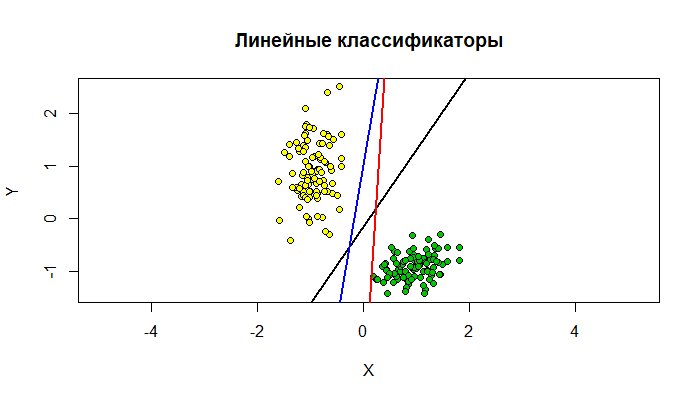

The R source for this figure:
## Нормализация обучающей выборки
trainingSampleNormalization <- function(xl)
{
  n <- dim(xl)[2] - 1
  for(i in 1:n)
  {
    xl[, i] <- (xl[, i] - mean(xl[, i])) / sd(xl[, i])
  }
  return (xl)
}
## Добавление колонки для из -1 для w0

trainingSamplePrepare <- function(xl)
  
{
  
  l <- dim(xl)[1]
  
  n <- dim(xl)[2] - 1
  
  xl <- cbind(xl[, 1:n], seq(from = -1, to = -1, length.out = l), xl[, n + 1])
  
}



## Логарифмическая функция потерь

lossSigmoid <- function(x)
  
{
  
  return (log2(1 + exp(-x)))
  
}
## Сигмоидная функция
sigmoidFunction <- function(z)
{
  return (1 / (1 + exp(-z)))
}
## Стохастический градиент для логистической регрессии 
sg.LogRegression <- function(xl)
{
  l <- dim(xl)[1]
  n <- dim(xl)[2] - 1
  w <- c(1/2, 1/2, 1/2)
  iterCount <- 0
  lambda <- 1/l
  ## Инициализация Q
  Q <- 0
  for (i in 1:l)
  {
    ## Считаем скаляр <w,x>
    wx <- sum(w * xl[i, 1:n])
    ## Считаем отступ
    margin <- wx * xl[i, n + 1]
    Q <- Q + lossSigmoid(margin)
  }
  
  repeat
    
  {
    # Рандомный игдекс ошибки
    i <- sample(1:l, 1)
    iterCount <- iterCount + 1
    xi <- xl[i, 1:n]
    yi <- xl[i, n + 1]
    ## считаем скаляр <w,xi>
    wx <- sum(w * xi)
    ## делаем градиентный шаг
    margin <- wx * yi
    ex <- lossSigmoid(margin)
    eta <- 0.3#1 / iterCount
    w <- w + eta * xi * yi * sigmoidFunction(-wx * yi)
    ## считаем новое  Q
    Qprev <- Q
    Q <- (1 - lambda) * Q + lambda * ex
    if (abs(Qprev - Q) / abs(max(Qprev, Q)) < 1e-5)
      break
  }
  return (w)
}
ObjectsCountOfEachClass <- 100

library(MASS)
Sigma1 <- matrix(c(10, 0, 0, 10), 2, 2)
Sigma2 <- matrix(c(4, 1, 1, 2), 2, 2)
xy1 <- mvrnorm(n=ObjectsCountOfEachClass, c(0, 0), Sigma1)
xy2 <- mvrnorm(n=ObjectsCountOfEachClass, c(10, -10), Sigma2)
xl <- rbind(cbind(xy1, -1), cbind(xy2, +1))
colors <- c(rgb(255/255, 255/255, 0/255), "white", rgb(0/255, 200/255, 0/255))
## Нормализация
xlNorm <- trainingSampleNormalization(xl)
xlNorm <- trainingSamplePrepare(xlNorm)
## отображение

plot(xlNorm[, 1], xlNorm[, 2], pch = 21, bg = colors[xl[,3] + 2], asp = 1, xlab = "X", ylab = "Y", main = "Линейные классификаторы")
w <- sg.LogRegression(xlNorm)
abline(a = w[3] / w[2], b = -w[1] / w[2], lwd = 2, col = "black")


## ADALINE 
w <- sg.ADALINE(xlNorm)  
abline(a = w[3] / w[2], b = -w[1] / w[2], lwd = 2, col = "blue") 


## Правило Хебба 
w <- sg.Hebb(xlNorm)     
abline(a = w[3] / w[2], b = -w[1] / w[2], lwd = 2, col = "red") 

# legend("bottomleft", c("ADALINE", "Правило Хэбба", "Логистическая регрессия"), pch = c(15,15,15), col = c("blue", "red", "black")) 
